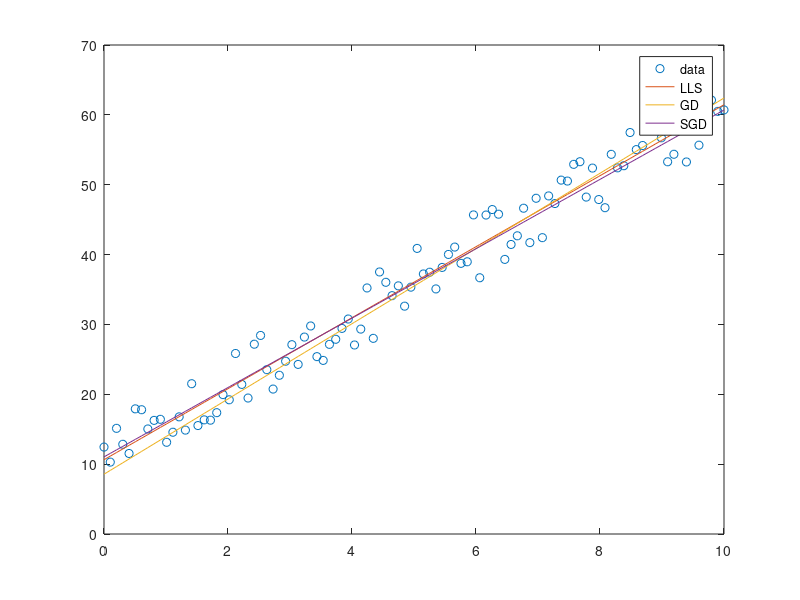

The MATLAB source for this figure:
%% Initializing data
clear
close all
clc
load('Lin_Reg_Data.mat') % 5x+6
x = x'; y=y';
%% Set prediction target
x_pred = 6;
y_real = 6*5+6
%% LLS
X = [x ones(size(x,1),1)];
t1 = (X'*X)\X'*y; % y=ax+b
y_lls = t1(1)*x_pred + t1(2)
%% GD
iterations = 10;
alpha = [0.01 0.1];
t2 =  ones(2,1);
m = length(y);
for n=1:iterations
    h = X * t2;
    t2(1) = t2(1) - alpha(1)/m*sum((h-y).*x);
    t2(2) = t2(2) - alpha(2)/m*sum(h-y);
% h = t1*X + t2, 1/2 sum (h-y)^2 equals therefore 1/2 sum (t1*X+t2-y)^2.
% Derivative to each variable is rather simple. Learning rate is slightly
% adjusted for the result to make sense. Otherwise more iterations are
% necessary. 
end
y_gd = t2(1)*x_pred + t2(2)
%% SGD
t3 = ones(2,1);
for i=1:iterations
    for ii = 1:m
        h = X(ii,:)*t3;
        t3(1) = t3(1) - alpha(1)*(h-y(ii))*X(ii,1);
        t3(2) = t3(2) - alpha(2)*(h-y(ii));
    end
end
y_sgd = t3(1)*x_pred + t3(2)
%% Visual Results
plot(x,y,'o')
hold on
plot(x,t1(1)*x+t1(2))
plot(x,t2(1)*x+t2(2))
plot(x,t3(1)*x+t3(2))
legend('data','LLS','GD','SGD')